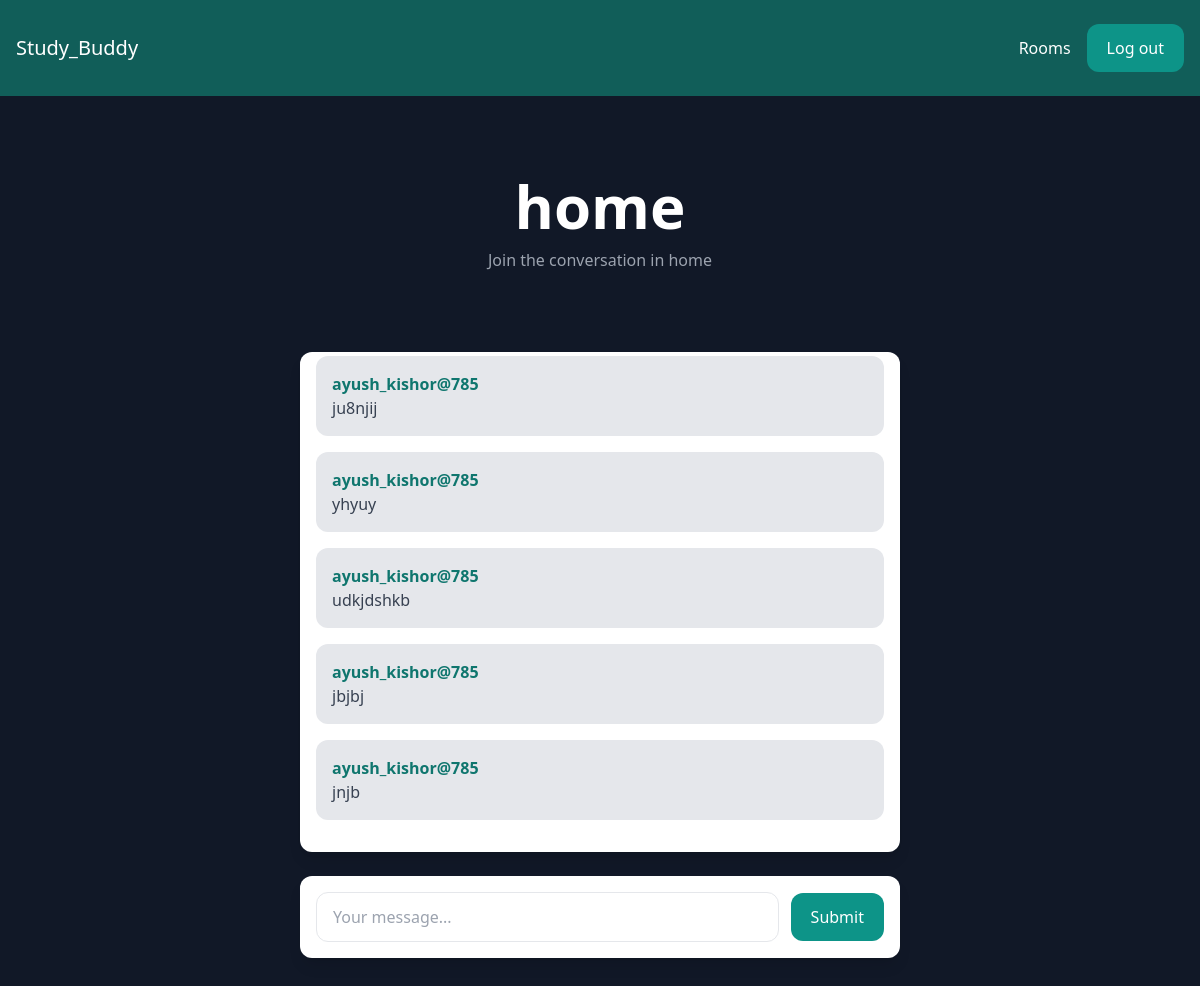
/rooms/game/ (signed in), run on the app's committed database.
### room/models.py (models this page shows)
class Room(models.Model):
    name = models.CharField(max_length=255)
    slug = models.SlugField(unique=True)

class Message(models.Model):
    room = models.ForeignKey(Room, related_name='messages', on_delete=models.CASCADE)
    user = models.ForeignKey(User, related_name='messages', on_delete=models.CASCADE)
    content = models.TextField()
    date_added = models.DateTimeField(auto_now_add=True)
    class Meta:
        ordering = ('date_added',)

### room/views.py (the view)
# urls.py: path('rooms/', include('room.urls')),
@login_required
def room(request, slug):
    room_instance = Room.objects.get(slug=slug)  # Rename variable to avoid shadowing the function name
    messages = Message.objects.filter(room=room_instance)[0:25]  # Use the corrected model name
    return render(request, 'room/room.html', {'room': room_instance, 'messages': messages})

### room/templates/room/room.html (shortened to what this page needs)
{% extends 'core/base.html' %}
{% block content %}
<div class="bg-gray-900 min-h-screen flex flex-col items-center">
    <div class="p-10 lg:p-20 text-center">
        <h1 class="text-3xl lg:text-6xl text-white font-bold">{{ room.name }}</h1>
        <p class="text-gray-400 mt-3">Join the conversation in {{ room.name }}</p>
    </div>
    <div class="lg:w-2/4 mx-4 lg:mx-auto p-4 bg-white rounded-xl shadow-lg overflow-y-auto max-h-[500px]" id="chat-message">
        {% for message in messages %}
            <div class="mb-4">
                <div class="p-4 bg-gray-200 rounded-xl">
                    <p class="font-semibold text-teal-700">{{ message.user.username }}</p>
                    <p class="text-gray-700">{{ message.content }}</p>
                </div>
            </div>
        {% endfor %}
    </div>
    <div class="lg:w-2/4 mt-6 mx-4 lg:mx-auto p-4 bg-white rounded-xl shadow-lg">
        <form method="post" action="." class="flex items-center gap-3">
            <input
                type="text"
                name="content"
                class="flex-1 px-4 py-3 border rounded-xl focus:outline-none focus:ring focus:ring-teal-500"
                placeholder="Your message..."
                id="chat-message-input"
            />
            <button
                class="px-5 py-3 bg-teal-600 text-white rounded-xl hover:bg-teal-700 transition-all"
                id="chat-message-submit"
            >
                Submit
            </button>
        </form>
    </div>
</div>
{% endblock %}

### core/templates/core/base.html (shortened to what this page needs)
<!doctype html>
<html>
<head>
  <script src="https://cdn.tailwindcss.com"></script>
</head>
<body class="bg-teal-600">
    <nav class="flex items-center justify-between px-4 py-6 bg-teal-800">
        <div>
            <a href="/" class="text-xl text-white">Study_Buddy</a>
        </div>
        <div class="flex items-center space-x-4">
            {% if request.user.is_authenticated %}
                <a href="/rooms" class="text-white hover:text-gray-200">Rooms</a>
                <a href="/logout/" class="px-5 py-3 rounded-xl text-white bg-teal-600 hover:bg-teal-700">Log out</a>
            {% else %}
                <a href="/login/" class="text-white hover:text-gray-200">Log in</a>
            {% endif %}
        </div>
    </nav>
    {% block content %}
    {% endblock %}
</body>
</html>

### data on the page
Room: name "home"
Message: user.username "ayush_kishor@785", content "ju8njij"
Message: user.username "ayush_kishor@785", content "yhyuy"
Message: user.username "ayush_kishor@785", content "udkjdshkb"
Message: user.username "ayush_kishor@785", content "jbjbj"
Message: user.username "ayush_kishor@785", content "jnjb"
